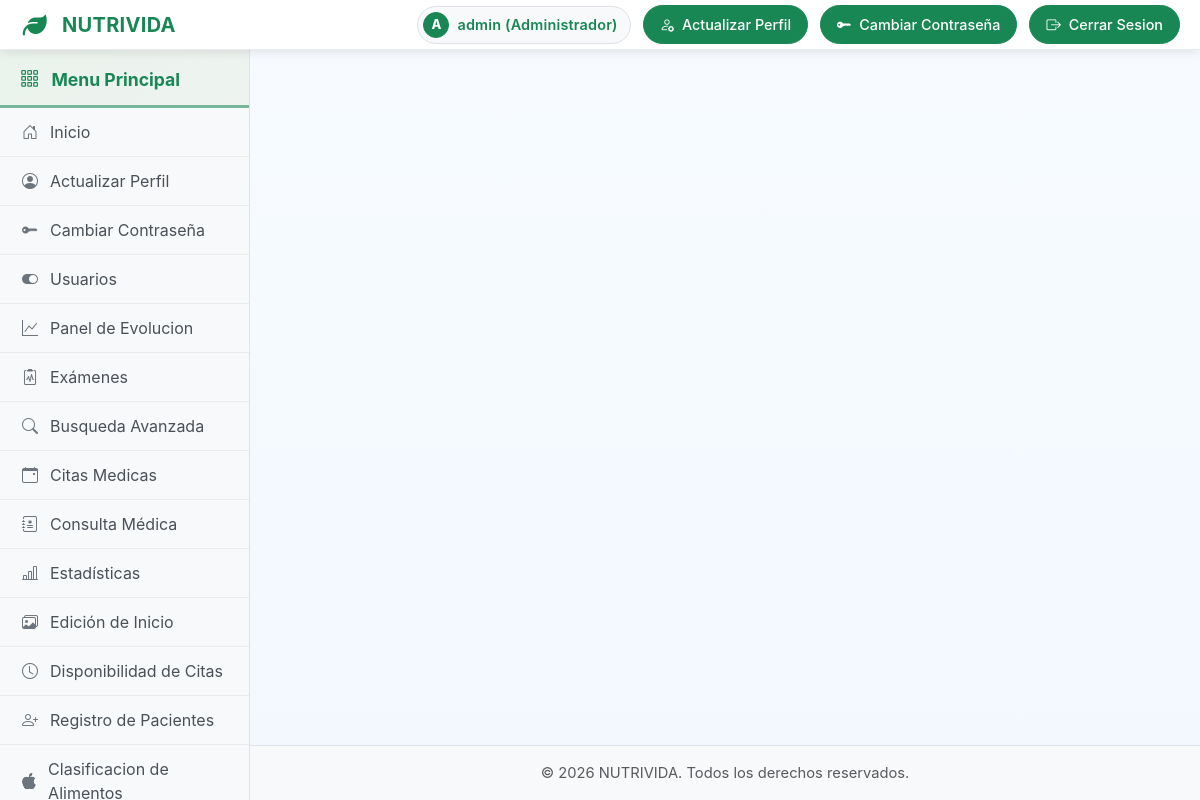
The app's page /Menuprincipal.php (signed in) with its own data.
### tables this page shows
CREATE TABLE `usuarios` (
  `id_usuarios` int(15) NOT NULL,
  `Nombre_completo` varchar(50) NOT NULL,
  `Correo_electronico` varchar(50) NOT NULL,
  `Usuario` varchar(50) NOT NULL,
  `Contrasena` varchar(255) NOT NULL,
  `rol` enum('Medico','Paciente','Administrador') NOT NULL DEFAULT 'Paciente'
);

### Menuprincipal.php (the view, shortened to what this page needs)
<?php
require_once __DIR__ . '/db_connection.php';
$userId = (int)($_SESSION['id_usuarios'] ?? 0);
$userName = $_SESSION['nombre'] ?? '';
$userRole = $_SESSION['rol'] ?? 'Paciente';
if ($userId > 0) {
    if ($stmt = $conexion->prepare('SELECT Nombre_completo, Rol FROM usuarios WHERE id_usuarios = ? LIMIT 1')) {
        $stmt->bind_param('i', $userId);
        $stmt->execute();
        $stmt->bind_result($dbName, $dbRole);
        if ($stmt->fetch()) {
            if ($dbName) {
                $userName = $dbName;
            }
            if ($dbRole) {
                $userRole = $dbRole;
            }
        }
    }
}
$menuItems = [
    'actualizar_perfil' => ['Medico', 'Administrador', 'Paciente'],
    'estado_paciente' => ['Medico', 'Administrador'],
    'panel_evolucion' => ['Medico', 'Paciente', 'Administrador'],
    'examenes' => ['Medico', 'Paciente', 'Administrador'],
    'busqueda_avanzada' => ['Medico', 'Administrador'],
    'citas_medicas' => ['Medico', 'Administrador'],
    'disponibilidad_citas' => ['Medico', 'Administrador', 'Paciente'],
    'registro_pacientes' => ['Medico', 'Administrador'],
    'registro_alimentos' => ['Paciente'],
    'clasificacion_alimentos' => ['Medico', 'Administrador'],
    'crear_receta' => ['Medico', 'Administrador'],
    'gestion_receta' => ['Medico', 'Administrador', 'Paciente'],
    'cambiar_contrasena' => ['Medico', 'Administrador', 'Paciente'],
    'seguimiento_ejercicio' => ['Paciente'],
    'retroalimentacion' => ['Medico', 'Paciente', 'Administrador']
    ,'estadisticas_medico' => ['Administrador'],
    'consulta_medica' => ['Medico', 'Administrador'],
    'edicion_inicio' => ['Administrador']
];
function hasAccess($itemKey, $userRole, $menuItems) {
    return isset($menuItems[$itemKey]) && in_array($userRole, $menuItems[$itemKey], true);
}
function e($str) { return htmlspecialchars((string)$str, ENT_QUOTES, 'UTF-8'); }
?>
<!DOCTYPE html>
<html lang="es">
<head>
    <link href="https://cdn.jsdelivr.net/npm/bootstrap@5.3.0/dist/css/bootstrap.min.css" rel="stylesheet">
    <link rel="stylesheet" href="https://cdnjs.cloudflare.com/ajax/libs/font-awesome/6.4.0/css/all.min.css">
    <link rel="stylesheet" href="https://cdn.jsdelivr.net/npm/bootstrap-icons@1.10.0/font/bootstrap-icons.css">
</head>
<body>
    <header class="topbar" role="banner">
        <div class="topbar__inner">
            <div class="brand" aria-label="NUTRIVIDA">
                <span class="brand__logo" aria-hidden="true">
                    <i class="fas fa-leaf"></i>
                </span>
                <span class="brand__name">NUTRIVIDA</span>
            </div>
            <div class="topbar__actions">
                <div class="user-pill-wrapper">
                    <span class="user-pill" id="userPill" title="Usuario actual - <?php echo e($userRole); ?>">
                        <span class="user-avatar" aria-hidden="true"><?php echo e(mb_strtoupper(mb_substr($userName, 0, 1, 'UTF-8'), 'UTF-8')); ?></span>
                        <span class="user-name-text"><?php echo e($userName ?: 'Usuario'); ?> (<?php echo e($userRole); ?>)</span>
                    </span>
                </div>
                <?php if (hasAccess('actualizar_perfil', $userRole, $menuItems)): ?>
                <a href="Actualizar_perfil.php" target="main-content" class="hide-xs">
                    <i class="bi bi-person-gear me-1"></i><span class="action-text"> Actualizar Perfil</span>
                </a>
                <?php endif; ?>
                <?php if (hasAccess('cambiar_contrasena', $userRole, $menuItems)): ?>
                <a href="Cambiar_Contrasena.php" target="main-content" class="hide-xs">
                    <i class="bi bi-key-fill me-1"></i><span class="action-text"> Cambiar Contraseña</span>
                </a>
                <?php endif; ?>
                <a href="Login.php">
                    <i class="bi bi-box-arrow-right me-1"></i><span class="action-text"> Cerrar Sesion</span>
                </a>
            </div>
        </div>
    </header>
    <div class="container-fluid">
        <div class="row">
            <nav class="sidebar">
                <div class="position-sticky">
                    <h5 class="sidebar-heading" onclick="toggleSidebar()">
                        <i class="bi bi-grid-3x3-gap"></i>
                        <span>Menu Principal</span>
                    </h5>
                    <ul class="nav flex-column">
                        <li class="nav-item">
                            <a class="nav-link" href="inicio.php" target="main-content">
                                <i class="bi bi-house-door"></i> Inicio
                            </a>
                        </li>
                        <?php if (hasAccess('actualizar_perfil', $userRole, $menuItems)): ?>
                        <li class="nav-item">
                            <a class="nav-link" href="Actualizar_perfil.php" target="main-content">
                                <i class="bi bi-person-circle"></i> Actualizar Perfil
                            </a>
                        </li>
                        <?php endif; ?>
                        <?php if (hasAccess('cambiar_contrasena', $userRole, $menuItems)): ?>
                        <li class="nav-item">
                            <a class="nav-link" href="Cambiar_Contrasena.php" target="main-content">
                                <i class="bi bi-key-fill"></i> Cambiar Contraseña
                            </a>
                        </li>
                        <?php endif; ?>
                        <?php if (hasAccess('estado_paciente', $userRole, $menuItems)): ?>
                        <li class="nav-item">
                            <a class="nav-link" href="Activar_desactivar_paciente.php" target="main-content">
                                <i class="bi bi-toggle-on"></i> Usuarios
                            </a>
                        </li>
                        <?php endif; ?>
                        <?php if (hasAccess('panel_evolucion', $userRole, $menuItems)): ?>
                        <li class="nav-item">
                            <a class="nav-link" href="panelevolucionpaciente.php" target="main-content">
                                <i class="bi bi-graph-up"></i> Panel de Evolucion
                            </a>
                        </li>
                        <?php endif; ?>
                        <?php if (hasAccess('examenes', $userRole, $menuItems)): ?>
                        <li class="nav-item">
                            <a class="nav-link" href="Examenes.php" target="main-content">
                                <i class="bi bi-clipboard2-pulse"></i> Exámenes
                            </a>
                        </li>
                        <?php endif; ?>
                        <?php if (hasAccess('busqueda_avanzada', $userRole, $menuItems)): ?>
                        <li class="nav-item">
                            <a class="nav-link" href="Busqueda_avanzada.php" target="main-content">
                                <i class="bi bi-search"></i> Busqueda Avanzada
                            </a>
                        </li>
                        <?php endif; ?>
                        <?php if (hasAccess('citas_medicas', $userRole, $menuItems)): ?>
                        <li class="nav-item">
                            <a class="nav-link" href="citas_medico.php" target="main-content">
                                <i class="bi bi-calendar-event"></i> Citas Medicas
                            </a>
                        </li>
                        <?php endif; ?>
                        <?php if (hasAccess('consulta_medica', $userRole, $menuItems)): ?>
                        <li class="nav-item">
                            <a class="nav-link" href="Consulta_Medica.php" target="main-content">
                                <i class="bi bi-journal-medical"></i> Consulta Médica
                            </a>
                        </li>
                        <?php endif; ?>
                        <?php if (hasAccess('estadisticas_medico', $userRole, $menuItems)): ?>
                        <li class="nav-item">
                            <a class="nav-link" href="estadisticasmedico.php" target="main-content">
                                <i class="bi bi-bar-chart-line"></i> Estadísticas
                            </a>
                        </li>
                        <?php endif; ?>
                        <?php if (hasAccess('edicion_inicio', $userRole, $menuItems)): ?>
                        <li class="nav-item">
                            <a class="nav-link" href="edicioninicio.php" target="main-content">
                                <i class="bi bi-images"></i> Edición de Inicio
                            </a>
                        </li>
                        <?php endif; ?>
                        <?php if (hasAccess('disponibilidad_citas', $userRole, $menuItems)): ?>
                        <li class="nav-item">
                            <a class="nav-link" href="Disponibilidad_citas.php" target="main-content">
                                <i class="bi bi-clock"></i> Disponibilidad de Citas
                            </a>
                        </li>
                        <?php endif; ?>
                        <?php if (hasAccess('registro_pacientes', $userRole, $menuItems)): ?>
                        <li class="nav-item">
                            <a class="nav-link" href="Registropacientes.php" target="main-content">
                                <i class="bi bi-person-plus"></i> Registro de Pacientes
                            </a>
                        </li>
                        <?php endif; ?>
                        <?php if (hasAccess('clasificacion_alimentos', $userRole, $menuItems)): ?>
                        <li class="nav-item">
                            <a class="nav-link" href="Clasificacion_alimentos.php" target="main-content">
                                <i class="bi bi-apple"></i> Clasificacion de Alimentos
                            </a>
                        </li>
                        <?php endif; ?>
                    </ul>
                </div>
            </nav>
            <main>
                <iframe name="main-content" src="inicio.php"></iframe>
            </main>
        </div>
    </div>
    <footer class="text-center text-muted py-3">
        © <span id="year"></span> NUTRIVIDA. Todos los derechos reservados.
    </footer>
</body>
</html>

### Menuprincipal.php (style rules this page uses)
:root { --primary-900: #0d5132; --primary-700: #146c43; --primary-500: #198754; --primary-300: #75b798; --white: #ffffff; --text-900: #0b1b34; --text-700: #22426e; --shadow: 0 10px 25px rgba(25, 135, 84, 0.18); --radius-lg: 16px; --radius-md: 12px; --radius-sm: 10px; }
* { box-sizing: border-box; }
html, body { height: 100%; }
body { margin: 0; font-family: -apple-system, BlinkMacSystemFont, "Segoe UI", Roboto, Oxygen, Ubuntu, Cantarell, "Helvetica Neue", Arial, "Noto Sans", "Apple Color Emoji", "Segoe UI Emoji", "Segoe UI Symbol", sans-serif; color: var(--text-900); background: linear-gradient(180deg, #f7fbff 0%, #f3f8ff 100%); overflow-x: hidden; }
a { color: inherit; text-decoration: none; }
* { -ms-overflow-style: none; scrollbar-width: none; }
.topbar { position: sticky; top: 0; z-index: 50; background: #ffffff; color: #198754; box-shadow: 0 2px 10px rgba(0, 0, 0, 0.1); border-bottom: 1px solid #e9ecef; }
.topbar__inner { width: 100%; height: 100%; margin: 0; padding: 8px 20px; display: flex; align-items: center; justify-content: space-between; gap: 16px; max-width: none; }
.brand { display: flex; align-items: center; gap: 12px; font-weight: 700; letter-spacing: .3px; margin-left: 0; flex-shrink: 0; }
.brand__logo { width: 30px; height: 30px; display: inline-flex; align-items: center; justify-content: center; }
.brand__logo i { font-size: 24px; color: #198754; }
.brand__name { font-size: 1.25rem; font-weight: 700; color: #198754; }
.topbar__actions { display: flex; align-items: center; gap: 12px; margin-right: 0; }
.topbar__actions a { display: inline-block; padding: 8px 16px; background: #198754; border: 1px solid #198754; border-radius: 20px; color: #fff; font-size: .9rem; font-weight: 500; transition: all .2s ease; white-space: nowrap; }
.user-pill { display: inline-flex; align-items: center; gap: 8px; padding: 5px 12px 5px 5px; background: #f8f9fa; border: 1px solid #dee2e6; border-radius: 20px; color: #198754; font-weight: 600; letter-spacing: .2px; white-space: nowrap; font-size: .9rem; cursor: pointer; transition: all 0.2s ease; position: relative; }
.user-avatar { width: 26px; height: 26px; border-radius: 50%; display: inline-flex; align-items: center; justify-content: center; background: #198754; color: #ffffff; font-weight: 800; font-size: .8rem; border: 1px solid #198754; }
.user-pill-wrapper { position: relative; }
body { padding-top: 50px; }
.topbar { position: fixed; top: 0; left: 0; right: 0; width: 100%; height: 50px; z-index: 1000; background: #ffffff; color: #28a745; box-shadow: 0 2px 10px rgba(0, 0, 0, 0.1); border-bottom: 1px solid #e9ecef; }
.container-fluid { padding: 0; height: calc(100vh - 50px); }
.row { height: 100%; margin: 0; }
.sidebar { position: fixed; top: 50px; left: 0; width: 250px !important; height: calc(100vh - 50px); background: #f8f9fa; border-right: 1px solid #dee2e6; overflow-y: auto; z-index: 999; padding: 0; }
.sidebar .nav-link { display: flex; align-items: center; padding: 12px 20px; color: #495057; text-decoration: none; border-bottom: 1px solid #e9ecef; transition: all 0.2s ease; }
.sidebar .nav-link i { margin-right: 10px; width: 20px; text-align: center; color: #6c757d; transition: color 0.2s ease; }
.sidebar-heading { font-size: 1.1rem; font-weight: 700; color: #198754; margin: 0; padding: 18px 20px 14px; border-bottom: 3px solid var(--primary-300); background: linear-gradient(135deg, rgba(76,175,80,.08), rgba(46,125,50,.05)); cursor: pointer; transition: all 0.3s ease; }
.sidebar-heading i { display: inline-block; font-size: 1.2rem; margin-right: 8px; transition: transform 0.3s ease; }
.sidebar { position: fixed; top: 50px; left: 0; width: 250px !important; height: calc(100vh - 50px); background: #f8f9fa; border-right: 1px solid #dee2e6; overflow-y: auto; z-index: 999; padding: 0; transition: transform 0.3s ease; }
main { margin-left: 250px !important; width: calc(100% - 250px) !important; height: calc(100vh - 50px); padding: 0 !important; overflow: hidden; transition: margin-left 0.3s ease, width 0.3s ease; }
main iframe { width: 100% !important; height: 100% !important; border: none !important; margin: 0; padding: 0; }
footer { text-align: center; color: #5b7aa7; font-size: .92rem; padding: 18px 0 42px; position: fixed; bottom: 0; left: 250px; right: 0; background: rgba(248, 249, 250, 0.95); border-top: 1px solid #dee2e6; }

### records on screen
usuarios: Nombre_completo "A", Nombre_completo "admin", rol "Administrador"
